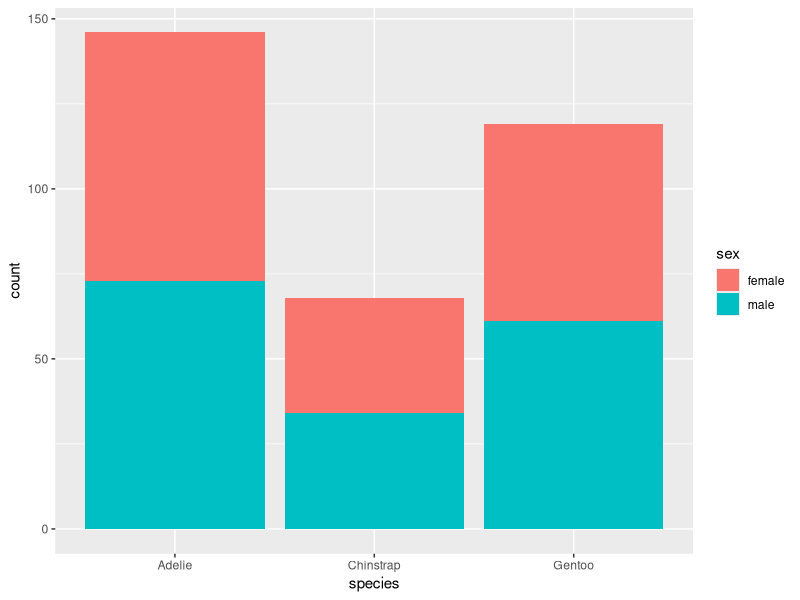
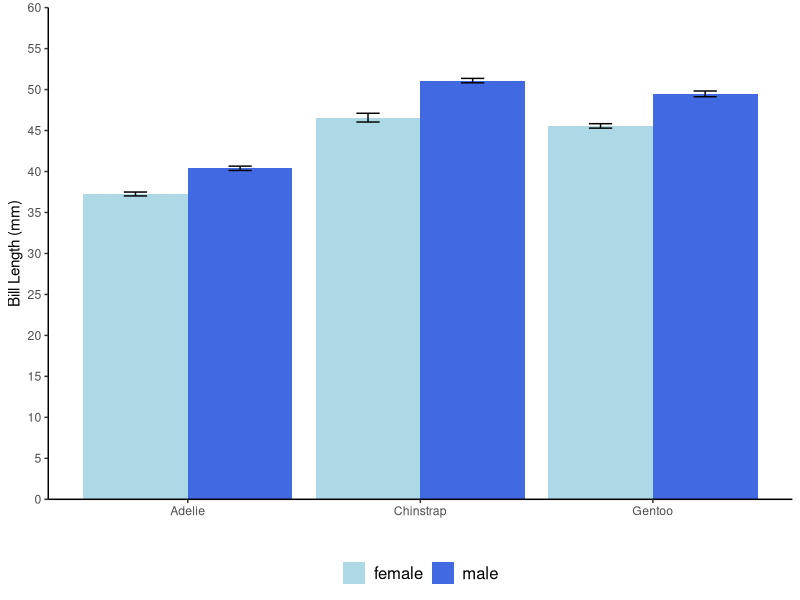
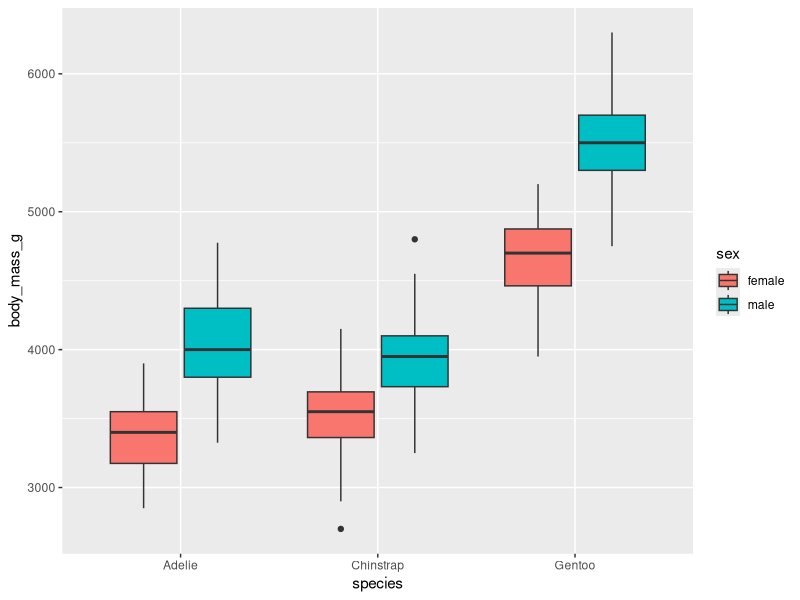
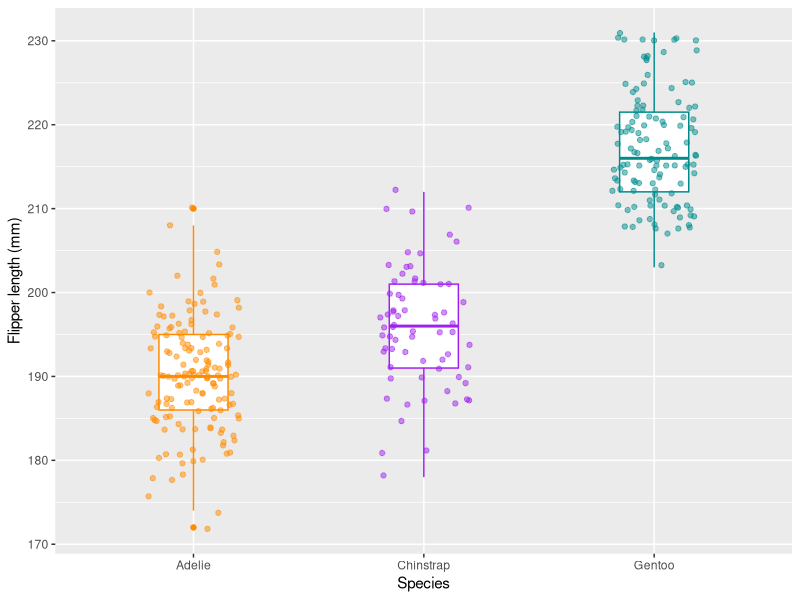
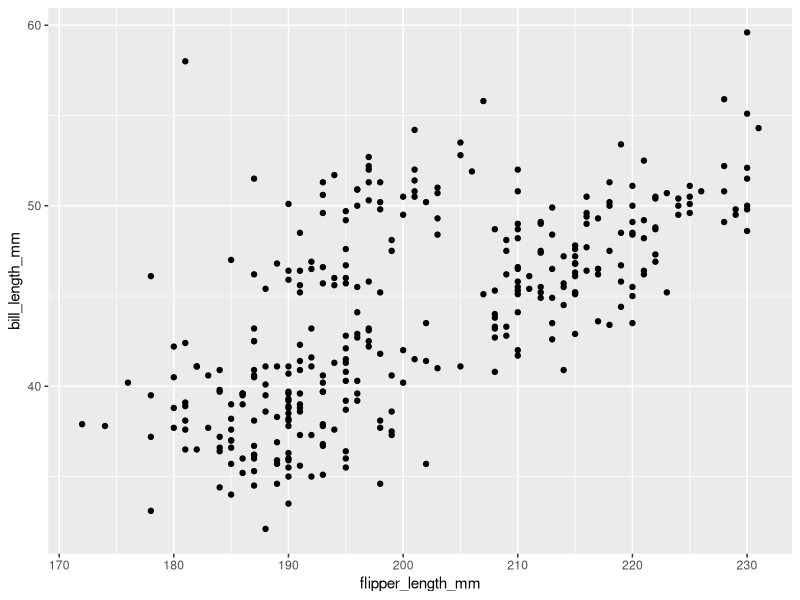
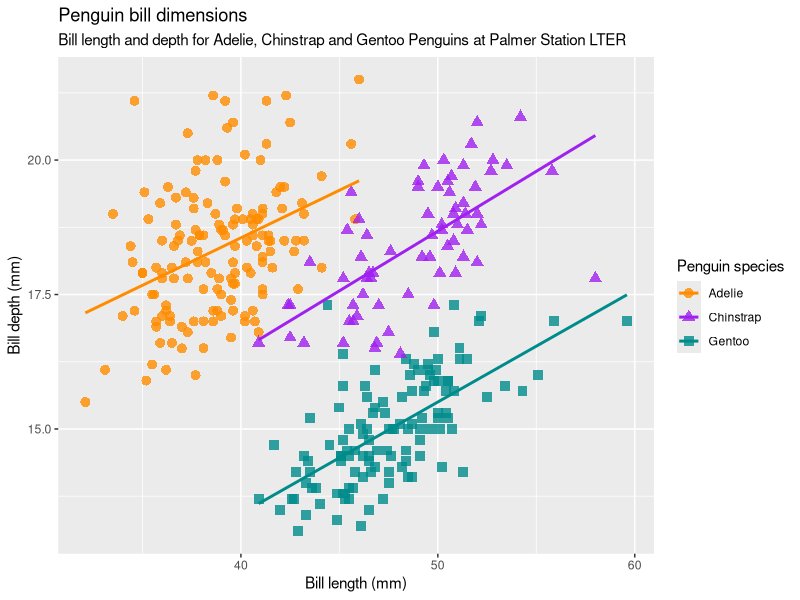
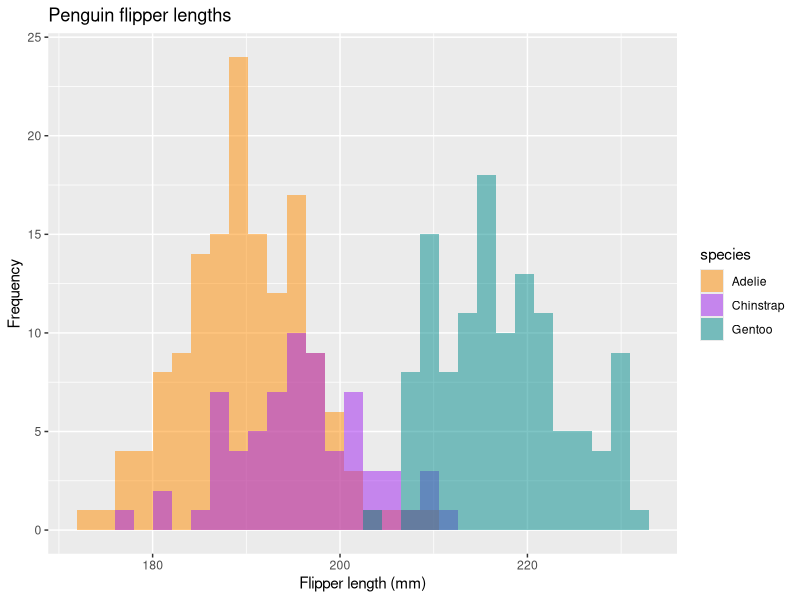
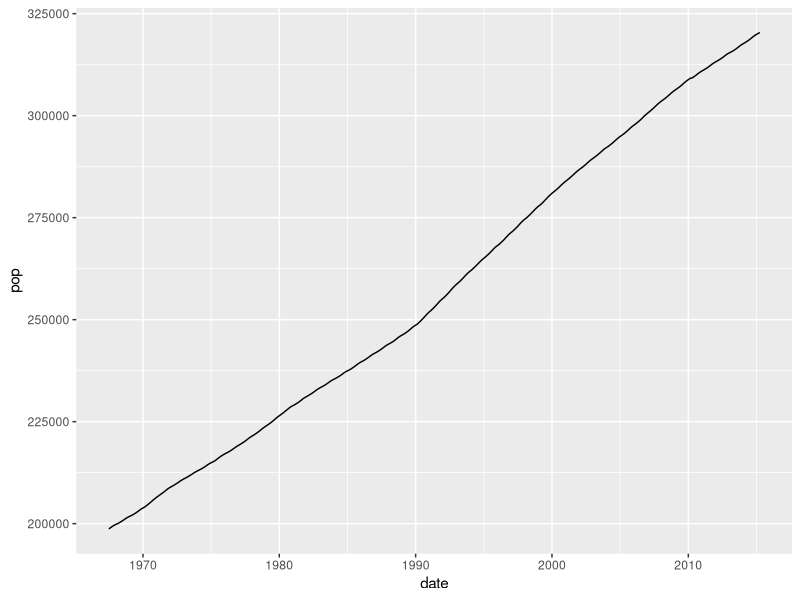

Source code (R) for these figures, in order:
## ---- chunk 1
library(ggplot2)
library(palmerpenguins)
my.data<-na.omit(penguins)
## ---- chunk 2
str(my.data)
## ---- chunk 3
ggplot(my.data,aes(x=species,fill=sex))+
  geom_bar()
## ---- chunk 4
spsex.avg<-aggregate(bill_length_mm~species+sex,data=my.data,FUN=mean) #get means for each species & sex

spsex.se<-aggregate(bill_length_mm~species+sex,data=my.data,FUN=function(x) sd(x)/sqrt(length(x))) #get standard error

#pull into one dataframe
bills.spsex<-cbind(spsex.avg,spsex.se$bill_length_mm)
colnames(bills.spsex)<-c("sps","sex","mean","se")

#plot
ggplot(bills.spsex,aes(x=sps,y=mean,fill=sex))+
  geom_bar(stat="identity",position=position_dodge(.9))+
  geom_errorbar(aes(ymax=mean + se, ymin=mean-se),width=0.2,position=position_dodge(.9))+
  scale_fill_manual(values=c("female" = "light blue","male"="royal blue"), drop = FALSE)+
  scale_x_discrete(limits=levels(bills.spsex$sps))+
  scale_y_continuous(breaks=seq(0,60,5),expand = c(0, 0),lim=c(0,60))+
  labs(x="",y="Bill Length (mm)")+
  theme(legend.position = "bottom",legend.text=element_text(size=12),legend.title=element_blank()) + #extra to make it pretty
  theme(panel.background = element_blank())+
  #theme(text = element_text(family = "Times New Roman"))+
  theme(panel.grid.major = element_blank(), panel.grid.minor = element_blank(),panel.background = element_blank(), axis.line = element_line(colour = "black"))
## ---- chunk 5
ggplot(my.data,aes(x=species,y=body_mass_g,fill=sex))+
  geom_boxplot()
## ---- chunk 6
ggplot(my.data, aes(x = species, y = flipper_length_mm)) +
  geom_boxplot(aes(color = species), width = 0.3, show.legend = FALSE) +
  geom_jitter(aes(color = species), alpha = 0.5, show.legend = FALSE, position = position_jitter(width = 0.2, seed = 0)) +
  scale_color_manual(values = c("darkorange","purple","cyan4")) +
  labs(x = "Species",y = "Flipper length (mm)")
## ---- chunk 7
ggplot(my.data,aes(x=flipper_length_mm,y=bill_length_mm))+
  geom_point()
## ---- chunk 8
ggplot(my.data, aes(x = bill_length_mm, y = bill_depth_mm,group = species)) +
  geom_point(aes(color = species, shape = species),size = 3,alpha = 0.8) +
  geom_smooth(method = "lm", se = FALSE, aes(color = species)) +
  scale_color_manual(values = c("darkorange","purple","cyan4")) +
  labs(title = "Penguin bill dimensions",
       subtitle = "Bill length and depth for Adelie, Chinstrap and Gentoo Penguins at Palmer Station LTER",
       x = "Bill length (mm)",
       y = "Bill depth (mm)",
       color = "Penguin species",
       shape = "Penguin species") +
  theme(legend.position = "right")

## ---- chunk 9
ggplot(my.data, aes(x = flipper_length_mm)) +
  geom_histogram(aes(fill = species), alpha = 0.5, position = "identity") +
  scale_fill_manual(values = c("darkorange","purple","cyan4")) +
  labs(x = "Flipper length (mm)",y = "Frequency",title = "Penguin flipper lengths")

## ---- chunk 10
head(economics)

ggplot(economics, aes(x = date, y = pop))+
  geom_line()
